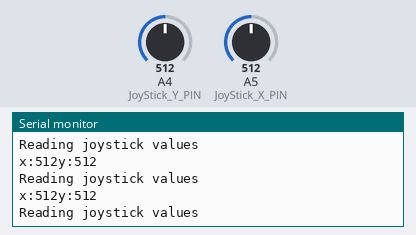
Recording of a sketch running on a simulated Arduino Uno, built with avr-gcc and run on an emulated ATmega328P. On the bench: the last lines printed to the serial monitor. The test bench sets the inputs (shaded band); at power-on: A4 (JoyStick_Y_PIN) = 512, A5 (JoyStick_X_PIN) = 512. No radio packets arrive unless stated.

Above: at 1.2 s.
1.3 s: A4 (JoyStick_Y_PIN) set to 11
At 2.3 s:
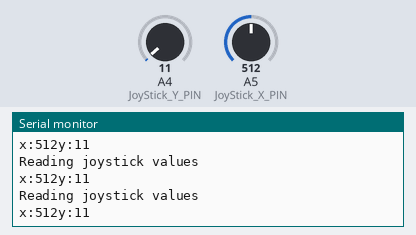
2.8 s: A4 (JoyStick_Y_PIN) set to 8
At 3.5 s:
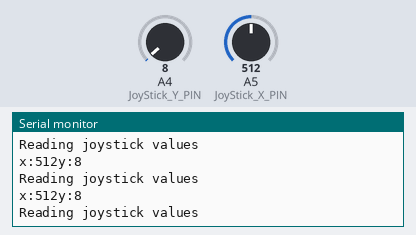
5.8 s: A5 (JoyStick_X_PIN) set to 105
At 6.4 s:
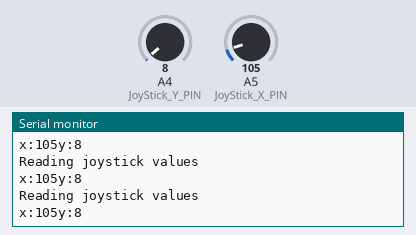
7.3 s: A5 (JoyStick_X_PIN) set to 90
At 8.4 s:
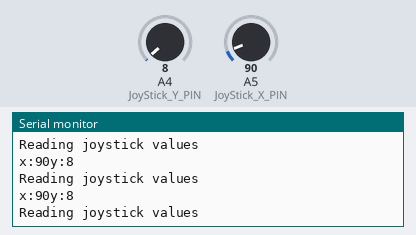
Timing chart, 0 to 10.3 s (numbered marks = the images above; inputs shaded):
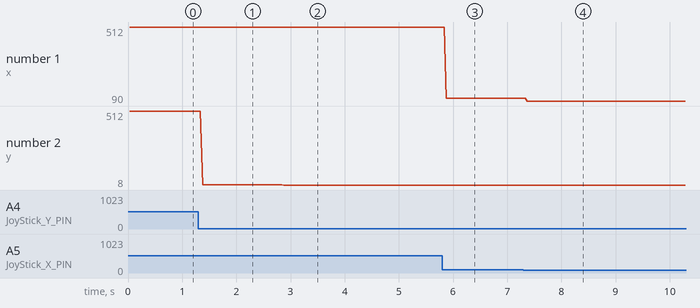

Measured:
- the behaviour switches between 10 and 9 on A4 (JoyStick_Y_PIN) (found by bisection; images 1 and 2)
- the behaviour switches between 100 and 99 on A5 (JoyStick_X_PIN) (found by bisection; images 3 and 4)
- after the input at 1.3 s, the serial monitor: prints a new line after 0.08 s (image 1)
- after the input at 2.8 s, the serial monitor: prints a new line after 0.08 s (image 2)
- after the input at 5.8 s, the serial monitor: prints a new line after 0.07 s (image 3)
- after the input at 7.3 s, the serial monitor: prints a new line after 0.07 s (image 4)
- plotted number 1: 512 → 105 after the input at 5.8 s, 105 → 90 after the input at 7.3 s
- plotted number 2: 512 → 11 after the input at 1.3 s, 11 → 8 after the input at 2.8 s

The sketch:

NFclient.ino
```cpp
#include <SPI.h>
#include "nRF24L01.h"
#include "RF24.h"


#define CE_PIN   8
#define CSN_PIN 10
#define JoyStick_X_PIN     A5  //Pin Numbers
#define JoyStick_Y_PIN     A4

#define CLIENT_ADDRESS 1      // For Radio Link
#define SERVER_ADDRESS 2

const uint64_t pipe = 0xE8E8F0F0E1LL; // Define the transmit pipe

// Create an instance of the radio driver
RF24 radio(CE_PIN, CSN_PIN); // Create a Radio

int joystick[2];

void setup()  /****** SETUP: RUNS ONCE ******/
{
  Serial.begin(9600);
  radio.begin();
  radio.openWritingPipe(pipe);
}


void loop() /****** LOOP: RUNS CONSTANTLY ******/
{
  //Read the joystick values, scale them to 8-bit type and store them in the joystick[] array.
  Serial.println("Reading joystick values ");
  // Take the value of Joystick voltages which are 0 to 1023 (10 bit), and convert them to 0 to 255 (8 bit)
  joystick[0] = analogRead(JoyStick_X_PIN);
  joystick[1] = analogRead(JoyStick_Y_PIN);

  //Display the joystick values in the serial monitor.
  Serial.print("x:");
  Serial.print(joystick[0]);
  Serial.print("y:");
  Serial.println(joystick[1]);

  radio.write( joystick, sizeof(joystick) );
}
```
